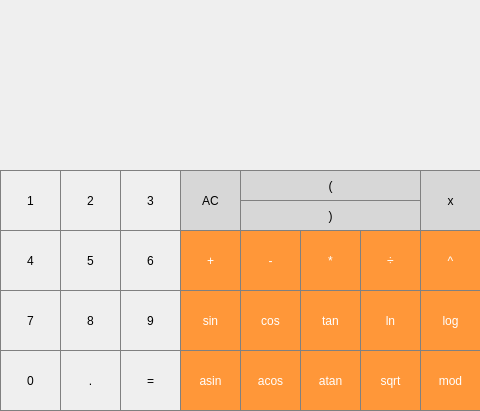
<?xml version="1.0" encoding="UTF-8"?>
<ui version="4.0">
 <class>MainWindow</class>
 <widget class="QMainWindow" name="MainWindow">
  <property name="geometry">
   <rect>
    <x>0</x>
    <y>0</y>
    <width>480</width>
    <height>411</height>
   </rect>
  </property>
  <property name="windowTitle">
   <string>MainWindow</string>
  </property>
  <widget class="QWidget" name="centralwidget">
   <widget class="QLabel" name="result_text">
    <property name="geometry">
     <rect>
      <x>10</x>
      <y>10</y>
      <width>461</width>
      <height>151</height>
     </rect>
    </property>
    <property name="styleSheet">
     <string notr="true">QLabel {
  qproperty-alignment: 'AlignVCenter | AlignRight';
  border-bottom: 1px solid grey;
}rgb(255, 0, 46)

background-color : black;</string>
    </property>
    <property name="text">
     <string/>
    </property>
   </widget>
   <widget class="QPushButton" name="pushButton_mod">
    <property name="geometry">
     <rect>
      <x>420</x>
      <y>350</y>
      <width>61</width>
      <height>61</height>
     </rect>
    </property>
    <property name="styleSheet">
     <string notr="true">QPushButton {
  background-color: rgb(255, 151, 57);
  color: white; 
  border: 1px solid gray;
}

QPushButton:pressed {
    background-color: qlineargradient(x1: 0, y1: 0, x2: 0, y2: 1,
                                      stop: 0 #FF7832, stop: 1 #FF9739);
}</string>
    </property>
    <property name="text">
     <string>mod</string>
    </property>
   </widget>
   <widget class="QPushButton" name="pushButton_delete">
    <property name="geometry">
     <rect>
      <x>180</x>
      <y>170</y>
      <width>61</width>
      <height>61</height>
     </rect>
    </property>
    <property name="styleSheet">
     <string notr="true">QPushButton {
  background-color: rgb(215, 215, 215);
  border: 1px solid gray;
}
QPushButton:pressed {
    background-color: qlineargradient(x1: 0, y1: 0, x2: 0, y2: 1,
                                      stop: 0 #BEBEBE, stop: 1 #D7D7D7);
}</string>
    </property>
    <property name="text">
     <string>AC</string>
    </property>
   </widget>
   <widget class="QPushButton" name="pushButton_2">
    <property name="geometry">
     <rect>
      <x>60</x>
      <y>170</y>
      <width>61</width>
      <height>61</height>
     </rect>
    </property>
    <property name="styleSheet">
     <string notr="true">QPushButton {
   border: 1px solid gray;
}
QPushButton:pressed {
    background-color: qlineargradient(x1: 0, y1: 0, x2: 0, y2: 1,
                                      stop: 0 #dadbde, stop: 1 #f6f7fa);
}</string>
    </property>
    <property name="text">
     <string>2</string>
    </property>
   </widget>
   <widget class="QPushButton" name="pushButton_1">
    <property name="geometry">
     <rect>
      <x>0</x>
      <y>170</y>
      <width>61</width>
      <height>61</height>
     </rect>
    </property>
    <property name="styleSheet">
     <string notr="true">QPushButton {
   border: 1px solid gray;
}
QPushButton:pressed {
    background-color: qlineargradient(x1: 0, y1: 0, x2: 0, y2: 1,
                                      stop: 0 #dadbde, stop: 1 #f6f7fa);
}</string>
    </property>
    <property name="text">
     <string>1</string>
    </property>
   </widget>
   <widget class="QPushButton" name="pushButton_3">
    <property name="geometry">
     <rect>
      <x>120</x>
      <y>170</y>
      <width>61</width>
      <height>61</height>
     </rect>
    </property>
    <property name="styleSheet">
     <string notr="true">QPushButton {
   border: 1px solid gray;
}
QPushButton:pressed {
    background-color: qlineargradient(x1: 0, y1: 0, x2: 0, y2: 1,
                                      stop: 0 #dadbde, stop: 1 #f6f7fa);
}</string>
    </property>
    <property name="text">
     <string>3</string>
    </property>
   </widget>
   <widget class="QPushButton" name="pushButton_5">
    <property name="geometry">
     <rect>
      <x>60</x>
      <y>230</y>
      <width>61</width>
      <height>61</height>
     </rect>
    </property>
    <property name="styleSheet">
     <string notr="true">QPushButton {
   border: 1px solid gray;
}
QPushButton:pressed {
    background-color: qlineargradient(x1: 0, y1: 0, x2: 0, y2: 1,
                                      stop: 0 #dadbde, stop: 1 #f6f7fa);
}</string>
    </property>
    <property name="text">
     <string>5</string>
    </property>
   </widget>
   <widget class="QPushButton" name="pushButton_4">
    <property name="geometry">
     <rect>
      <x>0</x>
      <y>230</y>
      <width>61</width>
      <height>61</height>
     </rect>
    </property>
    <property name="styleSheet">
     <string notr="true">QPushButton {
   border: 1px solid gray;
}
QPushButton:pressed {
    background-color: qlineargradient(x1: 0, y1: 0, x2: 0, y2: 1,
                                      stop: 0 #dadbde, stop: 1 #f6f7fa);
}</string>
    </property>
    <property name="text">
     <string>4</string>
    </property>
   </widget>
   <widget class="QPushButton" name="pushButton_6">
    <property name="geometry">
     <rect>
      <x>120</x>
      <y>230</y>
      <width>61</width>
      <height>61</height>
     </rect>
    </property>
    <property name="styleSheet">
     <string notr="true">QPushButton {
   border: 1px solid gray;
}
QPushButton:pressed {
    background-color: qlineargradient(x1: 0, y1: 0, x2: 0, y2: 1,
                                      stop: 0 #dadbde, stop: 1 #f6f7fa);
}</string>
    </property>
    <property name="text">
     <string>6</string>
    </property>
   </widget>
   <widget class="QPushButton" name="pushButton_mul">
    <property name="geometry">
     <rect>
      <x>300</x>
      <y>230</y>
      <width>61</width>
      <height>61</height>
     </rect>
    </property>
    <property name="styleSheet">
     <string notr="true">QPushButton {
  background-color: rgb(255, 151, 57);
  color: white; 
  border: 1px solid gray;
}

QPushButton:pressed {
    background-color: qlineargradient(x1: 0, y1: 0, x2: 0, y2: 1,
                                      stop: 0 #FF7832, stop: 1 #FF9739);
}</string>
    </property>
    <property name="text">
     <string>*</string>
    </property>
   </widget>
   <widget class="QPushButton" name="pushButton_8">
    <property name="geometry">
     <rect>
      <x>60</x>
      <y>290</y>
      <width>61</width>
      <height>61</height>
     </rect>
    </property>
    <property name="styleSheet">
     <string notr="true">QPushButton {
   border: 1px solid gray;
}
QPushButton:pressed {
    background-color: qlineargradient(x1: 0, y1: 0, x2: 0, y2: 1,
                                      stop: 0 #dadbde, stop: 1 #f6f7fa);
}</string>
    </property>
    <property name="text">
     <string>8</string>
    </property>
   </widget>
   <widget class="QPushButton" name="pushButton_7">
    <property name="geometry">
     <rect>
      <x>0</x>
      <y>290</y>
      <width>61</width>
      <height>61</height>
     </rect>
    </property>
    <property name="styleSheet">
     <string notr="true">QPushButton {
   border: 1px solid gray;
}
QPushButton:pressed {
    background-color: qlineargradient(x1: 0, y1: 0, x2: 0, y2: 1,
                                      stop: 0 #dadbde, stop: 1 #f6f7fa);
}</string>
    </property>
    <property name="text">
     <string>7</string>
    </property>
   </widget>
   <widget class="QPushButton" name="pushButton_9">
    <property name="geometry">
     <rect>
      <x>120</x>
      <y>290</y>
      <width>61</width>
      <height>61</height>
     </rect>
    </property>
    <property name="styleSheet">
     <string notr="true">QPushButton {
   border: 1px solid gray;
}
QPushButton:pressed {
    background-color: qlineargradient(x1: 0, y1: 0, x2: 0, y2: 1,
                                      stop: 0 #dadbde, stop: 1 #f6f7fa);
}</string>
    </property>
    <property name="text">
     <string>9</string>
    </property>
   </widget>
   <widget class="QPushButton" name="pushButton_plus">
    <property name="geometry">
     <rect>
      <x>180</x>
      <y>230</y>
      <width>61</width>
      <height>61</height>
     </rect>
    </property>
    <property name="styleSheet">
     <string notr="true">QPushButton {
  background-color: rgb(255, 151, 57);
  color: white; 
  border: 1px solid gray;
}

QPushButton:pressed {
    background-color: qlineargradient(x1: 0, y1: 0, x2: 0, y2: 1,
                                      stop: 0 #FF7832, stop: 1 #FF9739);
}</string>
    </property>
    <property name="text">
     <string>+</string>
    </property>
   </widget>
   <widget class="QPushButton" name="pushButton_dot">
    <property name="geometry">
     <rect>
      <x>60</x>
      <y>350</y>
      <width>61</width>
      <height>61</height>
     </rect>
    </property>
    <property name="styleSheet">
     <string notr="true">QPushButton {
   border: 1px solid gray;
}
QPushButton:pressed {
    background-color: qlineargradient(x1: 0, y1: 0, x2: 0, y2: 1,
                                      stop: 0 #dadbde, stop: 1 #f6f7fa);
}</string>
    </property>
    <property name="text">
     <string>.</string>
    </property>
   </widget>
   <widget class="QPushButton" name="pushButton_0">
    <property name="geometry">
     <rect>
      <x>0</x>
      <y>350</y>
      <width>61</width>
      <height>61</height>
     </rect>
    </property>
    <property name="styleSheet">
     <string notr="true">QPushButton {
   border: 1px solid gray;
}
QPushButton:pressed {
    background-color: qlineargradient(x1: 0, y1: 0, x2: 0, y2: 1,
                                      stop: 0 #dadbde, stop: 1 #f6f7fa);
}</string>
    </property>
    <property name="text">
     <string>0</string>
    </property>
   </widget>
   <widget class="QPushButton" name="pushButton_eq">
    <property name="geometry">
     <rect>
      <x>120</x>
      <y>350</y>
      <width>61</width>
      <height>61</height>
     </rect>
    </property>
    <property name="styleSheet">
     <string notr="true">QPushButton {
   border: 1px solid gray;
}
QPushButton:pressed {
    background-color: qlineargradient(x1: 0, y1: 0, x2: 0, y2: 1,
                                      stop: 0 #dadbde, stop: 1 #f6f7fa);
}</string>
    </property>
    <property name="text">
     <string>=</string>
    </property>
   </widget>
   <widget class="QPushButton" name="pushButton_minus">
    <property name="geometry">
     <rect>
      <x>240</x>
      <y>230</y>
      <width>61</width>
      <height>61</height>
     </rect>
    </property>
    <property name="styleSheet">
     <string notr="true">QPushButton {
  background-color: rgb(255, 151, 57);
  color: white; 
  border: 1px solid gray;
}

QPushButton:pressed {
    background-color: qlineargradient(x1: 0, y1: 0, x2: 0, y2: 1,
                                      stop: 0 #FF7832, stop: 1 #FF9739);
}</string>
    </property>
    <property name="text">
     <string>-</string>
    </property>
   </widget>
   <widget class="QPushButton" name="pushButton_tan">
    <property name="geometry">
     <rect>
      <x>300</x>
      <y>290</y>
      <width>61</width>
      <height>61</height>
     </rect>
    </property>
    <property name="styleSheet">
     <string notr="true">QPushButton {
  background-color: rgb(255, 151, 57);
  color: white; 
  border: 1px solid gray;
}

QPushButton:pressed {
    background-color: qlineargradient(x1: 0, y1: 0, x2: 0, y2: 1,
                                      stop: 0 #FF7832, stop: 1 #FF9739);
}</string>
    </property>
    <property name="text">
     <string>tan</string>
    </property>
   </widget>
   <widget class="QPushButton" name="pushButton_asin">
    <property name="geometry">
     <rect>
      <x>180</x>
      <y>350</y>
      <width>61</width>
      <height>61</height>
     </rect>
    </property>
    <property name="styleSheet">
     <string notr="true">QPushButton {
  background-color: rgb(255, 151, 57);
  color: white; 
  border: 1px solid gray;
}

QPushButton:pressed {
    background-color: qlineargradient(x1: 0, y1: 0, x2: 0, y2: 1,
                                      stop: 0 #FF7832, stop: 1 #FF9739);
}</string>
    </property>
    <property name="text">
     <string>asin</string>
    </property>
   </widget>
   <widget class="QPushButton" name="pushButton_sin">
    <property name="geometry">
     <rect>
      <x>180</x>
      <y>290</y>
      <width>61</width>
      <height>61</height>
     </rect>
    </property>
    <property name="styleSheet">
     <string notr="true">QPushButton {
  background-color: rgb(255, 151, 57);
  color: white; 
  border: 1px solid gray;
}

QPushButton:pressed {
    background-color: qlineargradient(x1: 0, y1: 0, x2: 0, y2: 1,
                                      stop: 0 #FF7832, stop: 1 #FF9739);
}</string>
    </property>
    <property name="text">
     <string>sin</string>
    </property>
   </widget>
   <widget class="QPushButton" name="pushButton_acos">
    <property name="geometry">
     <rect>
      <x>240</x>
      <y>350</y>
      <width>61</width>
      <height>61</height>
     </rect>
    </property>
    <property name="styleSheet">
     <string notr="true">QPushButton {
  background-color: rgb(255, 151, 57);
  color: white; 
  border: 1px solid gray;
}

QPushButton:pressed {
    background-color: qlineargradient(x1: 0, y1: 0, x2: 0, y2: 1,
                                      stop: 0 #FF7832, stop: 1 #FF9739);
}</string>
    </property>
    <property name="text">
     <string>acos</string>
    </property>
   </widget>
   <widget class="QPushButton" name="pushButton_pow">
    <property name="geometry">
     <rect>
      <x>420</x>
      <y>230</y>
      <width>61</width>
      <height>61</height>
     </rect>
    </property>
    <property name="styleSheet">
     <string notr="true">QPushButton {
  background-color: rgb(255, 151, 57);
  color: white; 
  border: 1px solid gray;
}

QPushButton:pressed {
    background-color: qlineargradient(x1: 0, y1: 0, x2: 0, y2: 1,
                                      stop: 0 #FF7832, stop: 1 #FF9739);
}</string>
    </property>
    <property name="text">
     <string>^</string>
    </property>
   </widget>
   <widget class="QPushButton" name="pushButton_atan">
    <property name="geometry">
     <rect>
      <x>300</x>
      <y>350</y>
      <width>61</width>
      <height>61</height>
     </rect>
    </property>
    <property name="styleSheet">
     <string notr="true">QPushButton {
  background-color: rgb(255, 151, 57);
  color: white; 
  border: 1px solid gray;
}

QPushButton:pressed {
    background-color: qlineargradient(x1: 0, y1: 0, x2: 0, y2: 1,
                                      stop: 0 #FF7832, stop: 1 #FF9739);
}</string>
    </property>
    <property name="text">
     <string>atan</string>
    </property>
   </widget>
   <widget class="QPushButton" name="pushButton_right">
    <property name="geometry">
     <rect>
      <x>240</x>
      <y>200</y>
      <width>181</width>
      <height>31</height>
     </rect>
    </property>
    <property name="styleSheet">
     <string notr="true">QPushButton {
  background-color: rgb(215, 215, 215);
  border: 1px solid gray;
}
QPushButton:pressed {
    background-color: qlineargradient(x1: 0, y1: 0, x2: 0, y2: 1,
                                      stop: 0 #BEBEBE, stop: 1 #D7D7D7);
}</string>
    </property>
    <property name="text">
     <string>)</string>
    </property>
   </widget>
   <widget class="QPushButton" name="pushButton_left">
    <property name="geometry">
     <rect>
      <x>240</x>
      <y>170</y>
      <width>181</width>
      <height>31</height>
     </rect>
    </property>
    <property name="styleSheet">
     <string notr="true">QPushButton {
  background-color: rgb(215, 215, 215);
  border: 1px solid gray;
}
QPushButton:pressed {
    background-color: qlineargradient(x1: 0, y1: 0, x2: 0, y2: 1,
                                      stop: 0 #BEBEBE, stop: 1 #D7D7D7);
}</string>
    </property>
    <property name="text">
     <string>(</string>
    </property>
   </widget>
   <widget class="QPushButton" name="pushButton_sqrt">
    <property name="geometry">
     <rect>
      <x>360</x>
      <y>350</y>
      <width>61</width>
      <height>61</height>
     </rect>
    </property>
    <property name="styleSheet">
     <string notr="true">QPushButton {
  background-color: rgb(255, 151, 57);
  color: white; 
  border: 1px solid gray;
}

QPushButton:pressed {
    background-color: qlineargradient(x1: 0, y1: 0, x2: 0, y2: 1,
                                      stop: 0 #FF7832, stop: 1 #FF9739);
}</string>
    </property>
    <property name="text">
     <string>sqrt</string>
    </property>
   </widget>
   <widget class="QPushButton" name="pushButton_div">
    <property name="geometry">
     <rect>
      <x>360</x>
      <y>230</y>
      <width>61</width>
      <height>61</height>
     </rect>
    </property>
    <property name="styleSheet">
     <string notr="true">QPushButton {
  background-color: rgb(255, 151, 57);
  color: white; 
  border: 1px solid gray;
}

QPushButton:pressed {
    background-color: qlineargradient(x1: 0, y1: 0, x2: 0, y2: 1,
                                      stop: 0 #FF7832, stop: 1 #FF9739);
}</string>
    </property>
    <property name="text">
     <string>÷</string>
    </property>
   </widget>
   <widget class="QPushButton" name="pushButton_cos">
    <property name="geometry">
     <rect>
      <x>240</x>
      <y>290</y>
      <width>61</width>
      <height>61</height>
     </rect>
    </property>
    <property name="styleSheet">
     <string notr="true">QPushButton {
  background-color: rgb(255, 151, 57);
  color: white; 
  border: 1px solid gray;
}

QPushButton:pressed {
    background-color: qlineargradient(x1: 0, y1: 0, x2: 0, y2: 1,
                                      stop: 0 #FF7832, stop: 1 #FF9739);
}</string>
    </property>
    <property name="text">
     <string>cos</string>
    </property>
   </widget>
   <widget class="QPushButton" name="pushButton_ln">
    <property name="geometry">
     <rect>
      <x>360</x>
      <y>290</y>
      <width>61</width>
      <height>61</height>
     </rect>
    </property>
    <property name="styleSheet">
     <string notr="true">QPushButton {
  background-color: rgb(255, 151, 57);
  color: white; 
  border: 1px solid gray;
}

QPushButton:pressed {
    background-color: qlineargradient(x1: 0, y1: 0, x2: 0, y2: 1,
                                      stop: 0 #FF7832, stop: 1 #FF9739);
}</string>
    </property>
    <property name="text">
     <string>ln</string>
    </property>
   </widget>
   <widget class="QPushButton" name="pushButton_log">
    <property name="geometry">
     <rect>
      <x>420</x>
      <y>290</y>
      <width>61</width>
      <height>61</height>
     </rect>
    </property>
    <property name="styleSheet">
     <string notr="true">QPushButton {
  background-color: rgb(255, 151, 57);
  color: white; 
  border: 1px solid gray;
}

QPushButton:pressed {
    background-color: qlineargradient(x1: 0, y1: 0, x2: 0, y2: 1,
                                      stop: 0 #FF7832, stop: 1 #FF9739);
}</string>
    </property>
    <property name="text">
     <string>log</string>
    </property>
   </widget>
   <widget class="QPushButton" name="pushButton_x">
    <property name="geometry">
     <rect>
      <x>420</x>
      <y>170</y>
      <width>61</width>
      <height>61</height>
     </rect>
    </property>
    <property name="styleSheet">
     <string notr="true">QPushButton {
  background-color: rgb(215, 215, 215);
  border: 1px solid gray;
}
QPushButton:pressed {
    background-color: qlineargradient(x1: 0, y1: 0, x2: 0, y2: 1,
                                      stop: 0 #BEBEBE, stop: 1 #D7D7D7);
}</string>
    </property>
    <property name="text">
     <string>x</string>
    </property>
   </widget>
  </widget>
 </widget>
 <resources/>
 <connections/>
</ui>
